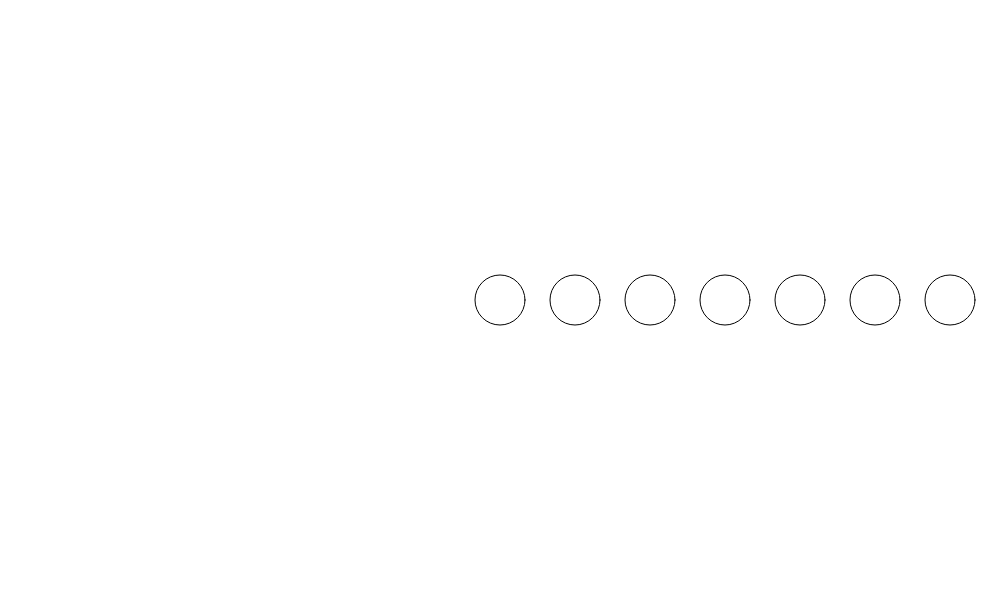
Frame 1 (no input)
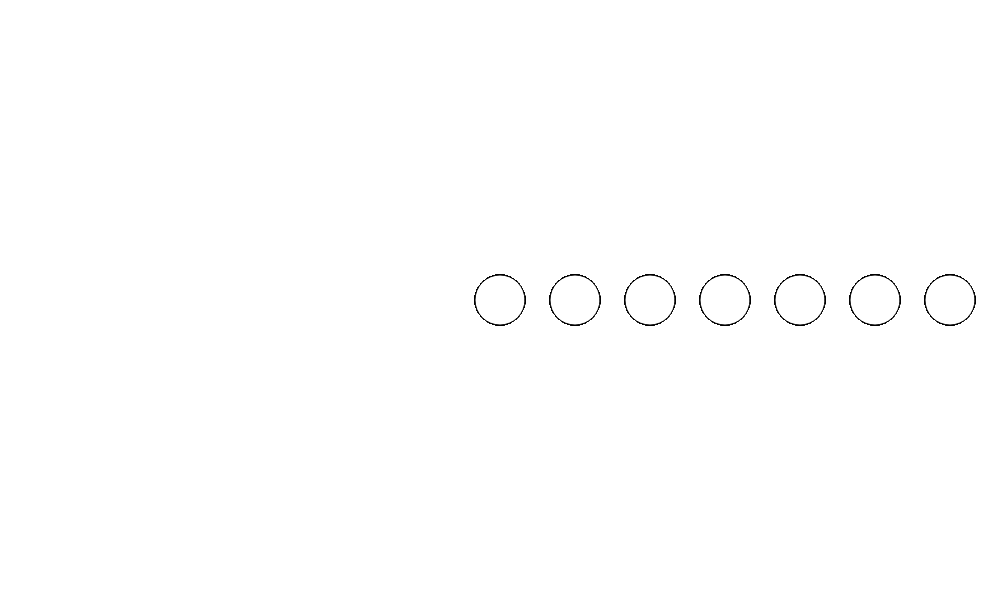
Frame 60 (no input)
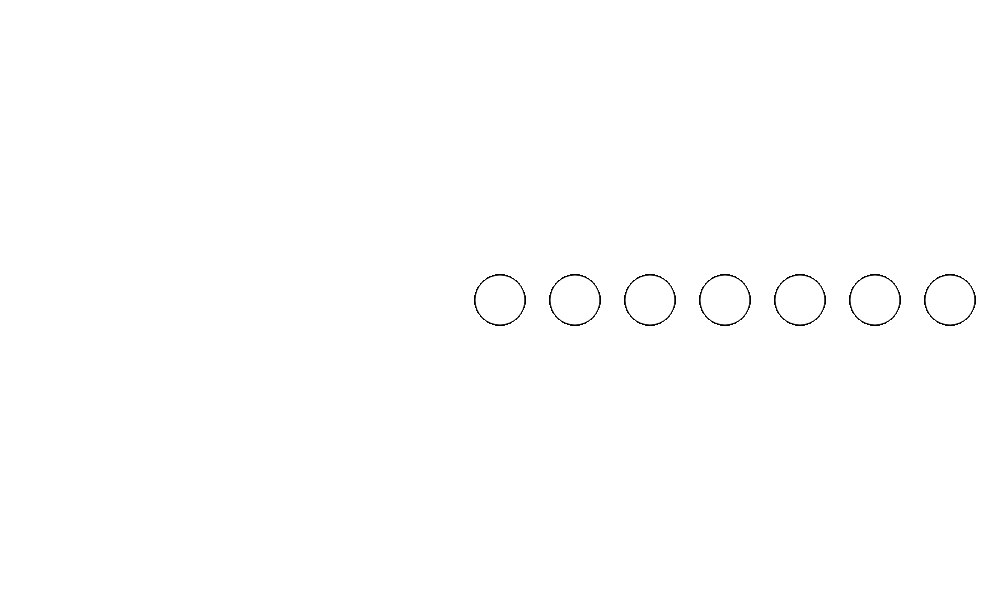
Frame 120 (the mouse pressed at the canvas centre since frame 60)

The p5.js sketch that drew these frames (run headless with seeded random() and noise() and a simulated clock; from frame 60 on, the mouse is pressed at the canvas centre):

// p5.js sketch
// ── sketch.js
//make a 1-dimensional row of shapes with a for loop
var d = 50;
var offset = 15;

function setup(){
  createCanvas(1000,600);
}

function draw(){
  for (var i = 0; i < 35; i+=5) {
    ellipse((width/2) + (i*offset), height/2, d, d);
  }
}
